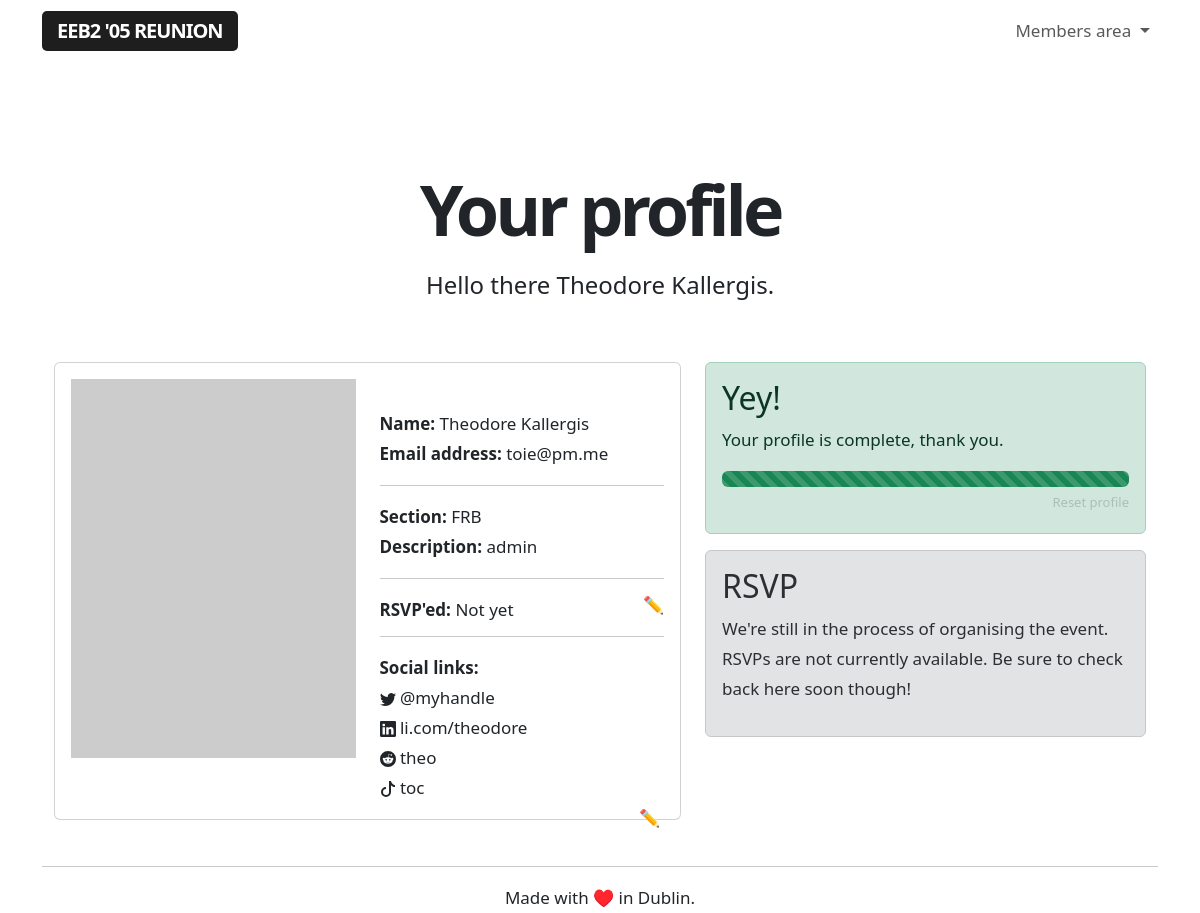
Before: /user/1 (signed in) with the older database file.
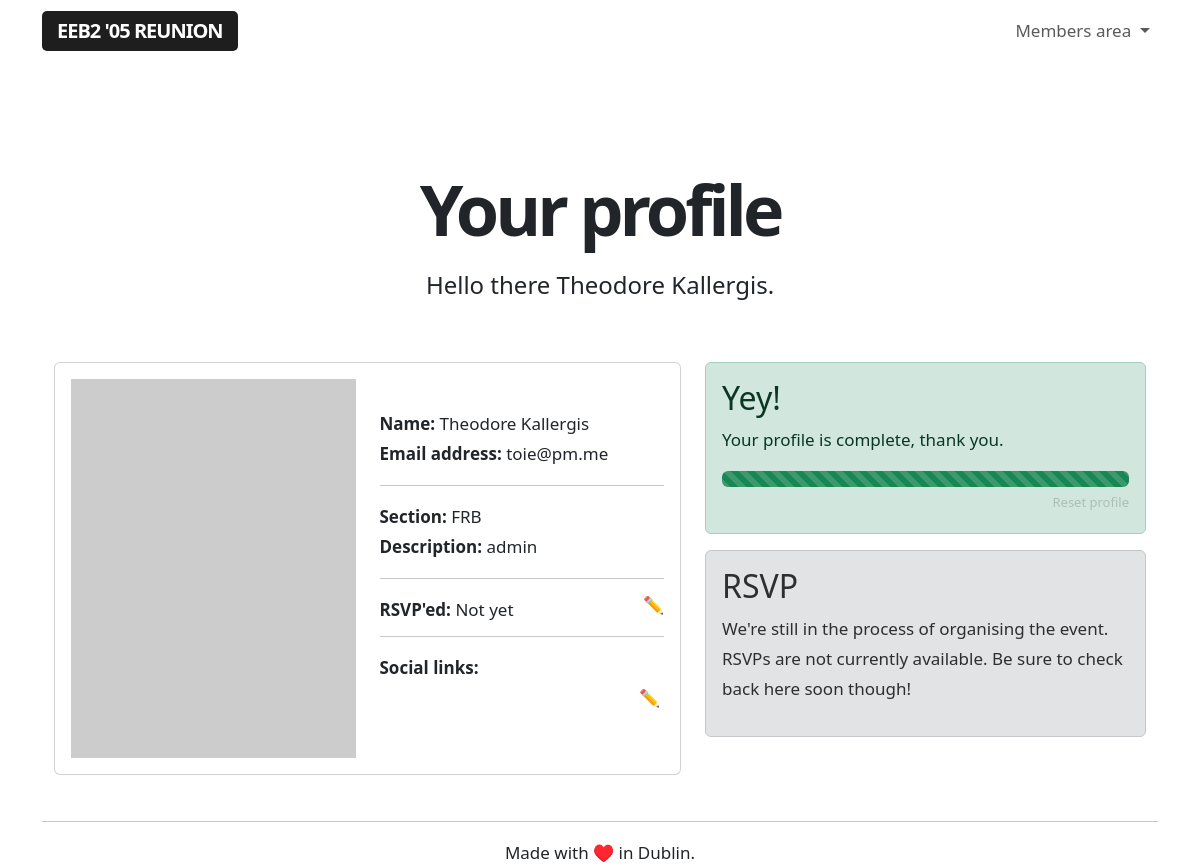
After: the same page with the newer database file.
### app/models.py (models this page shows, shortened)
class User(UserMixin, db.Model):
    id = db.Column(db.Integer, primary_key=True)
    username = db.Column(db.String(64), index=True, unique=True)
    name = db.Column(db.String(64), index=True, unique=False)
    section = db.Column(db.String(64), index=True, unique=False)
    email = db.Column(db.String(120), index=True, unique=True)
    password_hash = db.Column(db.String(128))
    role = db.Column(db.String(64), index=True, unique=False)
    rsvp = db.Column(db.String(64), index=True, unique=False)
    facebook = db.Column(db.String(64), index=True, unique=False)
    twitter = db.Column(db.String(64), index=True, unique=False)
    instagram = db.Column(db.String(64), index=True, unique=False)
    linkedin = db.Column(db.String(64), index=True, unique=False)
    snapchat = db.Column(db.String(64), index=True, unique=False)
    reddit = db.Column(db.String(64), index=True, unique=False)
    mastodon = db.Column(db.String(64), index=True, unique=False)
    tiktok = db.Column(db.String(64), index=True, unique=False)

### app/routes.py (the view)
@app.route('/user/<userid>', methods=['GET'])
@login_required
def user(userid):
    user = User.query.filter_by(id=userid).first()
    guest = Guest.query.filter_by(email=user.email).first()
    if user.name:
        if guest is None and user.id == current_user.id:
            return render_template('profile.html', user=user, userid=userid)
        elif user.id == current_user.id :
            return render_template('profile.html', user=user, userid=userid, guestid = guest.id)
        else:
            flash("You don't have permission to access this profile.")
            return redirect(url_for('user', userid=userid))
    elif guest is None:
        flash('Take a few seconds to complete your profile.')
        return redirect(url_for('selectrole', userid=current_user.id))

### app/models.py (called while the page is built)
@login.user_loader
def load_user(id):
    return User.query.get(int(id))

### app/templates/profile.html (shortened to what this page needs)
{% extends "base.html" %}
{% block content %}
<div class="title">
    <h1>Your profile</h1>
    <h4>Hello {% if current_user.name %}there {{ user.name }}.{% else %}stranger.{% endif %}
</h4>
</div>
<div class="container profile">
  <div class="row align-items-start">
    <div class="col-7">
        <div class="card">
            <div class="card-body">
                <div class="row align-items-start">
                    <div class="col-6">
                        <img class="placeholderimage" src="https://dummyimage.com/600x800/c2c2c2/fff.jpg&text=Profile+placeholder">
                    </div>
                    <div class="col-6">
                        <br>
                        <b>Name:</b> {{ user.name }}
                        <br>
                        <b>Email address:</b> {{ user.username }}
                        <hr>
                        <b>Section:</b> {{ user.section }}
                        <br>
                        <b>Description:</b> {{ user.role }}
                        <hr>
                        <b>RSVP'ed:</b> {{ user.rsvp }}
                        <br>
                        <p><a href="#" class="nolinkdecoration align-right edit-rsvp">✏️</a></p>
                        <hr>
                        <b>Social links:</b>
                        <br>
                        {% if current_user.twitter %}
                         {{ user.twitter}}
                        <br>
                        {% endif %}
                        {% if current_user.linkedin %}
                         {{ user.linkedin}}
                        <br>
                        {% endif %}
                        {% if current_user.reddit %}
                         {{ user.reddit}}
                        <br>
                        {% endif %}
                        {% if current_user.tiktok %}
                        <svg xmlns="http://www.w3.org/2000/svg" width="16" height="16" fill="currentColor" class="bi bi-tiktok" viewBox="0 0 16 16">
                          <path d="M9 0h1.98c.144.715.54 1.617 1.235 2.512C12.895 3.389 13.797 4 15 4v2c-1.753 0-3.07-.814-4-1.829V11a5 5 0 1 1-5-5v2a3 3 0 1 0 3 3V0Z"/>
                        </svg> {{ user.tiktok}}
                        <br>
                        {% endif %}
                        <div class="editsociallinks align-items-end">
                            <a href="{{ url_for('socialLinks', userid=current_user.id) }}" class="nolinkdecoration">✏️</a>
                        </div>
                    </div>
                </div>
            </div>
        </div>
    </div>
    <div class="col-5">
        {% if current_user.name %}
            <div class="alert alert-success" role="alert">
                <h2>Yey!</h2>
                <p>Your profile is complete, thank you. </p>
                <div class="progress" role="progressbar" aria-label="Animated striped example" aria-valuenow="75" aria-valuemin="0" aria-valuemax="100">
                    <div class="progress-bar progress-bar-striped progress-bar-animated bg-success" style="width: 100%"></div>
                </div>
                <a href="{{ url_for('resetProfile', userid=current_user.id) }}" class="resetprofile align-right"> Reset profile</a>
            </div>
        {% endif %}
            <div class="alert alert-secondary">
                <h2>RSVP</h2>
                <p>We're still in the process of organising the event. RSVPs are not currently available. Be sure to check back here soon though!</p>
            </div>
      </div>
    </div>
</div>
{% endblock %}

Changed rows visible on the page:
changed User "Theodore Kallergis": twitter "@myhandle" → (not shown); linkedin "li.com/theodore" → (not shown); reddit "theo" → (not shown); tiktok "toc" → (not shown)
